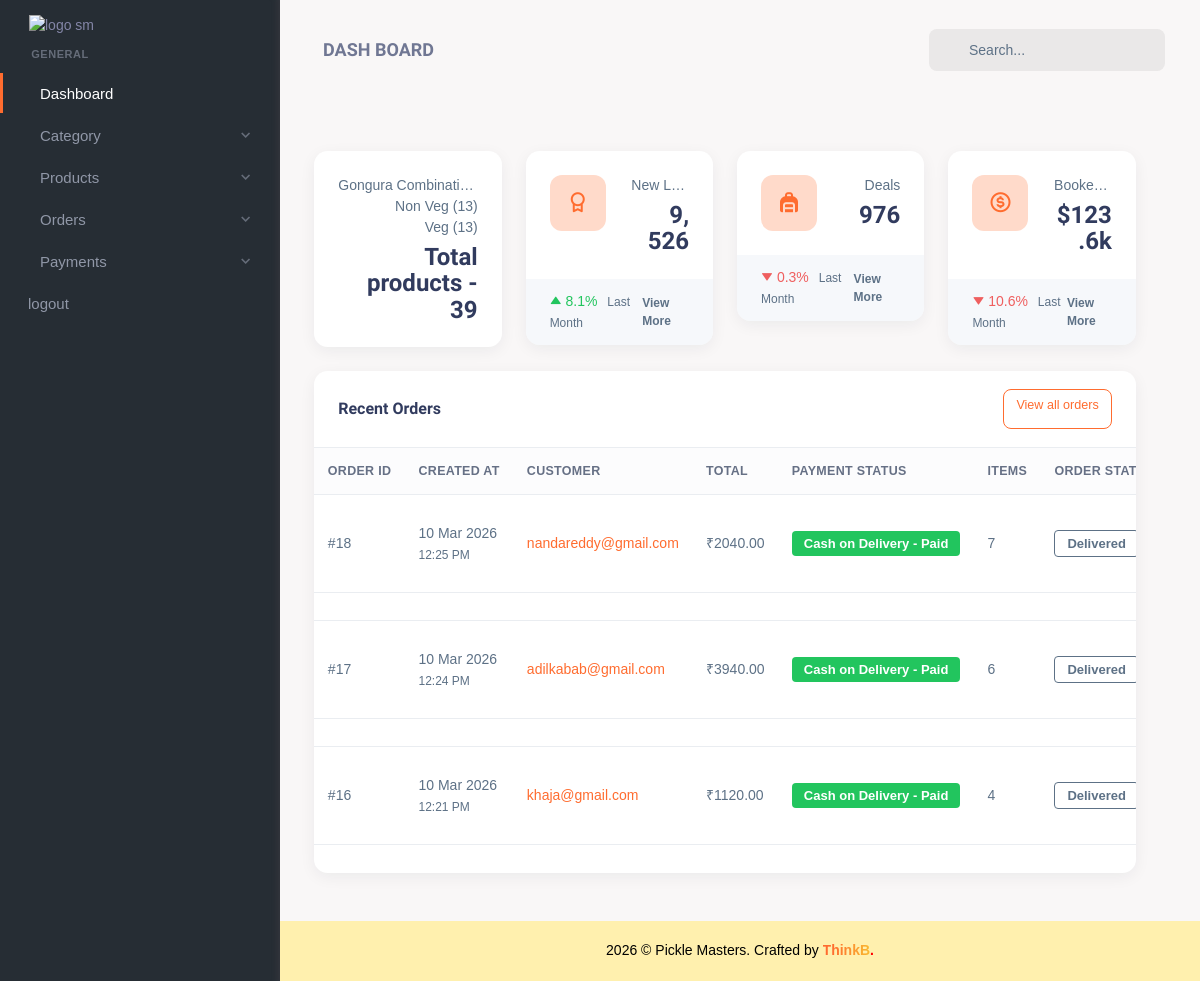
/account/ (signed in), run on an earlier commit of the app's database.
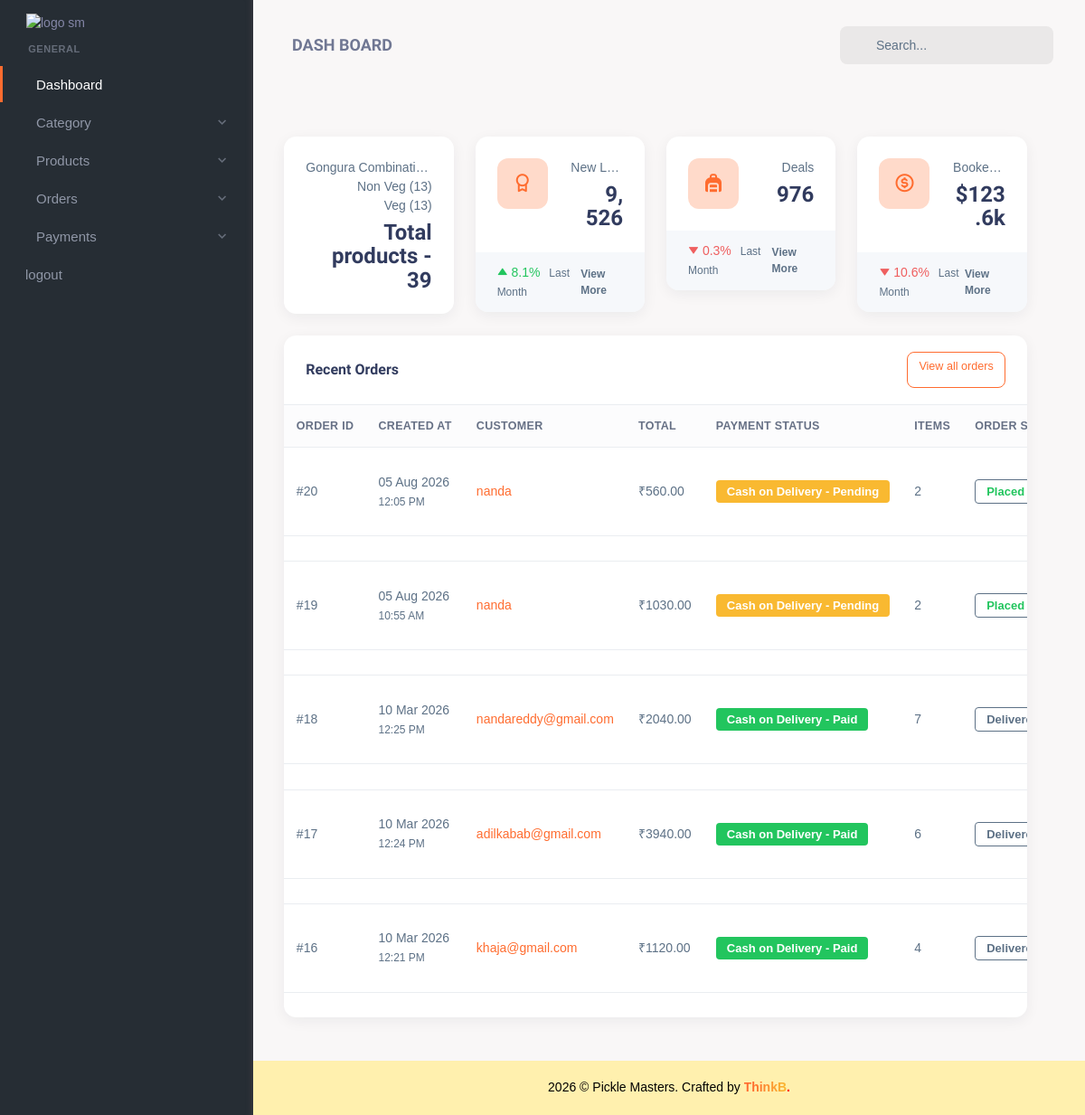
And on a later commit of the database.
### core/models.py (models this page shows, shortened)
class Category(models.Model):
    name = models.CharField(max_length=255, unique=True)
    priority= models.IntegerField(default=100)
    parent_category = models.ForeignKey('self', on_delete=models.SET_NULL, null=True, blank=True, related_name='subcategories')
    status = models.CharField(max_length=10, choices=CATEGORY_STATUS, default='active')
    slug = models.SlugField(unique=True, blank=True)
    total_earnings = models.DecimalField(max_digits=12, decimal_places=2, default=0.00)
    total_products = models.DecimalField(max_digits=12, decimal_places=2, default=0)
    created_at = models.DateTimeField(auto_now_add=True, null=True,blank=True)
    class Meta:
        verbose_name_plural = 'Categories'
        ordering = ['name']

class Order(models.Model):
    PAYMENT_CHOICES = (
        ('cod', 'Cash on Delivery'),
        ('online', 'Online'),
    )
    STATUS_CHOICES = (
        ('pending', 'Pending'),
        ('placed', 'Placed'),
        ('delivered', 'Delivered'),
        ('cancelled', 'Cancelled'),
    )
    user = models.ForeignKey(User, on_delete=models.CASCADE, related_name='orders')
    address = models.ForeignKey(Address, on_delete=models.SET_NULL, null=True)
    payment_method = models.CharField(max_length=10, choices=PAYMENT_CHOICES)
    status = models.CharField(max_length=12, choices=STATUS_CHOICES, default='pending')
    total_amount = models.DecimalField(max_digits=12, decimal_places=2, default=0.00)
    is_seen = models.BooleanField(default=False)
    created_at = models.DateTimeField(default=timezone.now)
    updated_at = models.DateTimeField(auto_now=True)
    class Meta:
        ordering = ['-created_at']

class Payment(models.Model):
    PAYMENT_METHODS = (
        ('cod', 'Cash on Delivery'),
        ('online', 'Online'),
    )
    PAYMENT_STATUS = (
        ('pending', 'Pending'),
        ('success', 'Success'),
        ('failed', 'Failed'),
        ('refunded', 'Refunded'),
    )
    order = models.ForeignKey(Order, on_delete=models.CASCADE, related_name='payments')
    user = models.ForeignKey(User, on_delete=models.CASCADE)
    payment_id = models.CharField(max_length=200, blank=True, null=True)
    payment_method = models.CharField(max_length=20, choices=PAYMENT_METHODS)
    amount = models.DecimalField(max_digits=10, decimal_places=2)
    status = models.CharField(max_length=20, choices=PAYMENT_STATUS, default='pending')
    transaction_id = models.CharField(max_length=200, blank=True, null=True)
    created_at = models.DateTimeField(auto_now_add=True)

### core/views.py (the view)
# urls.py: path('account/', dashboard, name='dashboard'),
@login_required(login_url='adminlogin')
def dashboard(request):
    categories = Category.objects.all()
    total_products = Product.objects.filter(status='active').count()
    total_orders = Order.objects.exclude(status='pending').count()
    if request.user.is_superuser:
        orders = (
            Order.objects.filter(is_seen=False)
            .select_related('user')
            .prefetch_related('payments', 'items__product')
            .order_by('-created_at')[:10]
        )
        return render(request, 'backend/dashboard.html', {
            'categories': categories,
            'total_products': total_products,
            'total_orders': total_orders,
            'orders': orders,
        })
    else:
        return redirect('home')

### core/models.py (called while the page is built)
    def subtotal(self):
        return self.quantity * self.price_at_purchase

### templates/backend/dashboard.html (shortened to what the changed rows need)
{% extends 'backend/base.html' %}
{% load static %}
{% block content %}
          <div class="page-content">
               <div class="container-fluid">
                    <div class="row">
                         <div class="col-xxl-12">
                              <div class="row">
                                   <div class="col-md-3">
                                        <div class="card overflow-hidden">
                                             <div class="card-body">
                                                  <div class="row">
                                                       <div class="col-12 text-end">
                                                            {% for x in categories %}
                                                                 <p class="text-muted mb-0 text-truncate">{{ x.name }} ({{ x.products.count }})</p>
                                                            {% empty %}
                                                                 <p class="text-muted mb-0 text-truncate">No categories available</p>
                                                            {% endfor %}
                                                            <h3 class="text-dark mt-1 mb-0">Total products - {{ total_products|default:"0" }}</h3>
                                                       </div>
                                                  </div>
                                             </div>
                                        </div>
                                   </div>
                              </div>
                         </div>
                    </div>
                         <div class="row">
                              <div class="col-xl-12">
                                   <div class="card">
                                        <div class="card-body p-0">
                                             <div class="table-responsive">
                                             {% if orders %}
                                             <table class="table align-middle mb-0 table-hover table-centered">
                                                  <thead class="bg-light-subtle">
                                                       <tr>
                                                            <th>Order ID</th>
                                                            <th>Created at</th>
                                                            <th>Customer</th>
                                                            <th>Total</th>
                                                            <th>Payment Status</th>
                                                            <th>Items</th>
                                                            <th>Order Status</th>
                                                       </tr>
                                                  </thead>
                                                  <tbody>
                                                       {% for order in orders %}
                                                       <tr>
                                                            <td>#{{ order.id }}</td>
                                                            <td>
                                                                 {{ order.created_at|date:"d M Y" }}<br />
                                                                 <small>{{ order.created_at|time:"h:i A" }}</small>
                                                            </td>
                                                            <td>
                                                                 <a href="#!" class="link-primary fw-medium"> {{ order.user.username }} </a>
                                                            </td>
                                                            <td>₹{{ order.total_amount|floatformat:2 }}</td>
                                                            <td>
                                                                 {% with payment=order.payments.first %} {% if payment %} {% if payment.status == "success" %}
                                                                 <span class="badge bg-success px-2 py-1 fs-13">
                                                                 {{ payment.get_payment_method_display }} - Paid
                                                                 </span>
                                                                 {% elif payment.status == "pending" %}
                                                                 <span class="badge bg-warning px-2 py-1 fs-13">
                                                                 {{ payment.get_payment_method_display }} - Pending
                                                                 </span>
                                                                 {% elif payment.status == "failed" %}
                                                                 <span class="badge bg-danger px-2 py-1 fs-13">
                                                                 {{ payment.get_payment_method_display }} - Failed
                                                                 </span>
                                                                 {% else %}
                                                                 <span class="badge bg-secondary px-2 py-1 fs-13"> {{ payment.get_payment_method_display }} </span>
                                                                 {% endif %} {% else %}
                                                                 <span class="badge bg-secondary px-2 py-1 fs-13"> No Payment </span>
                                                                 {% endif %} {% endwith %}
                                                            </td>
                                                            <td>{{ order.items.count }}</td>
                                                            <td>
                                                                 <span
                                                                 class="badge border border-secondary {% if order.status == 'placed' %} text-success {% elif order.status == 'pending' %} text-warning {% elif order.status == 'cancelled' %} text-danger {% else %} text-secondary {% endif %} px-2 py-1 fs-13"
                                                                 >
                                                                 {{ order.get_status_display }}
                                                                 </span>
                                                            </td>
                                                       </tr>
                                                       <tr>
                                                            <td colspan="8">
                                                            </td>
                                                       </tr>
                                                       {% endfor %}
                                                  </tbody>
                                             </table>
                                             {% endif %}
                                             </div>
                                        </div>
                                   </div>
                              </div>
                         </div>
               </div>
          </div>
     </div>
{% endblock content %}

What changed in the data, as far as the page shows it:
added Order: id "20", created_at "05 Aug 2026", created_at "12:05 PM", user.username "nanda", total_amount "560.00", payments.first.payment_method "Cash on Delivery", items.count "2", status "Placed"
added Order: id "19", created_at "05 Aug 2026", created_at "10:55 AM", user.username "nanda", total_amount "1030.00", payments.first.payment_method "Cash on Delivery", items.count "2", status "Placed"
